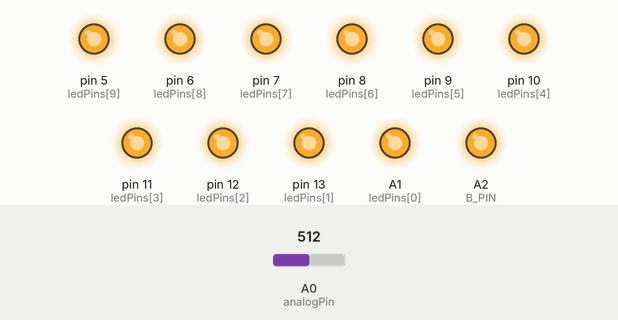
This sketch was run on a simulated Arduino Uno, built with avr-gcc and run on an emulated ATmega328P. On the bench: output pins drawn as LEDs (lit = HIGH). The test bench sets the inputs (shaded band); at power-on: A0 (analogPin) = 512.

Above: at 1.2 s.
1.3 s: A0 (analogPin) set to 415
2.8 s: A0 (analogPin) set to 388
At 3.6 s:
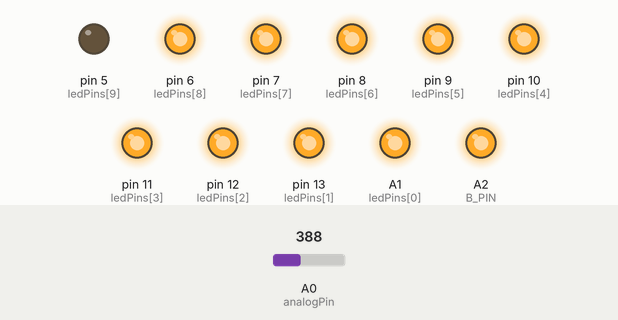
4.3 s: A0 (analogPin) set to 354
At 4.7 s:
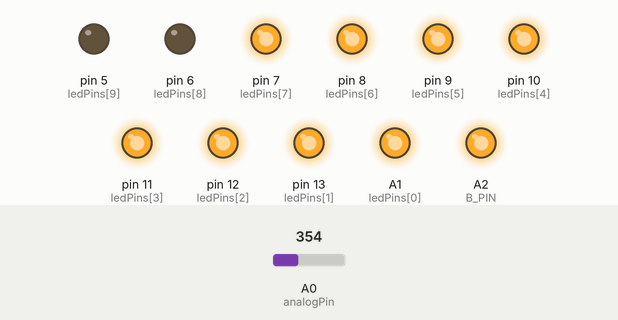
5.8 s: A0 (analogPin) set to 327
At 6.9 s:
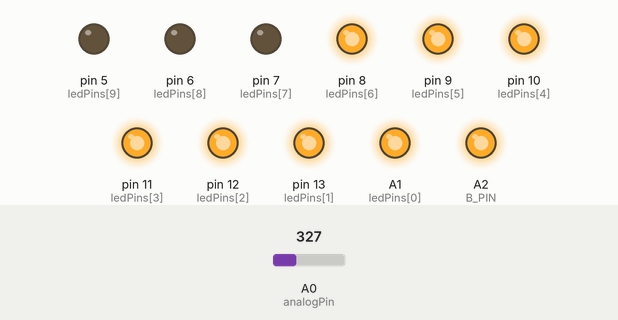
7.3 s: A0 (analogPin) set to 306
At 8.3 s:
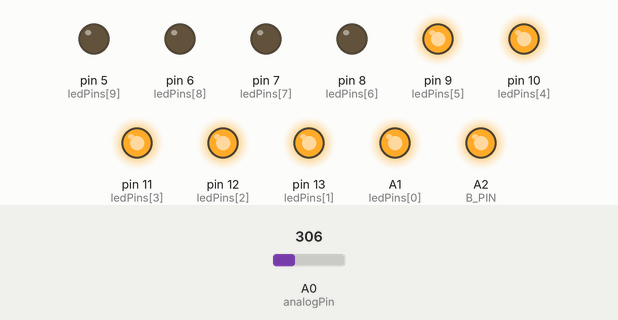
8.8 s: A0 (analogPin) set to 511
At 9.3 s:
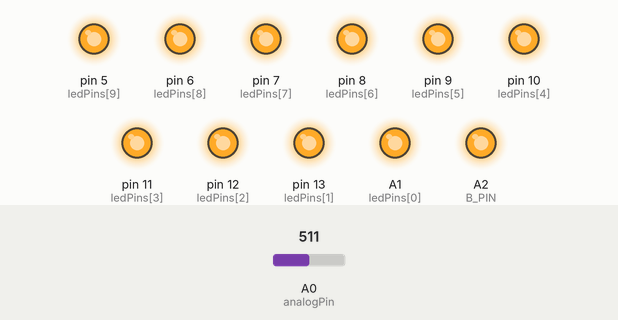
Timing chart, 0 to 11.3 s (numbered marks = the images above; inputs shaded):
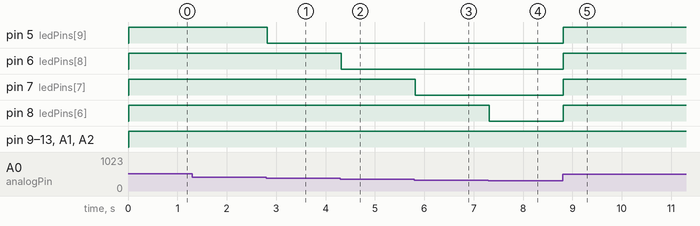

The sketch:

alcohol_new.ino
```cpp
#define B_PIN A2
const int analogPin = 0;    // the pin that the potentiometer is attached to
const int ledCount = 10;    // the number of LEDs in the bar graph

int ledPins[] = {
  A1,13,12,11,10,9,8,7,6,5 // Here we have the number of LEDs to use in the BarGraph
  };


void setup() {

  for (int thisLed = 0; thisLed < ledCount; thisLed++) {
    pinMode(ledPins[thisLed], OUTPUT);
    pinMode( B_PIN, OUTPUT);
  }
}

void loop() {
  //This is the code to light up LED's
  int sensorReading = analogRead(analogPin);
 delay(10);
  int ledLevel = map(sensorReading, 110, 400, 0, ledCount);


  for (int thisLed = 0; thisLed < ledCount; thisLed++) {

   if (thisLed < ledLevel) {
      digitalWrite(ledPins[thisLed], HIGH);
    }


    else {
      digitalWrite(ledPins[thisLed], LOW);
    }


   if (sensorReading > 205) {
      digitalWrite( B_PIN, HIGH);
      }


    else {
      digitalWrite( B_PIN, LOW);
    }
  }
}
```

Measured:
- the behaviour switches between 400 and 399 on A0 (analogPin) (found by bisection; images 0 and 1)
- the behaviour switches between 371 and 370 on A0 (analogPin) (found by bisection; images 1 and 2)
- the behaviour switches between 342 and 341 on A0 (analogPin) (found by bisection; images 2 and 3)
- after the input at 1.3 s, every drawn part: stays the same
- after the input at 2.8 s, pin 5 (ledPins[9]): HIGH → LOW at once
- after the input at 4.3 s, pin 6 (ledPins[8]): HIGH → LOW at once
- after the input at 5.8 s, pin 7 (ledPins[7]): HIGH → LOW at once
- after the input at 7.3 s, pin 8 (ledPins[6]): HIGH → LOW at once
- after the input at 8.8 s, pin 5 (ledPins[9]), pin 6 (ledPins[8]), pin 7 (ledPins[7]), pin 8 (ledPins[6]): LOW → HIGH at once
